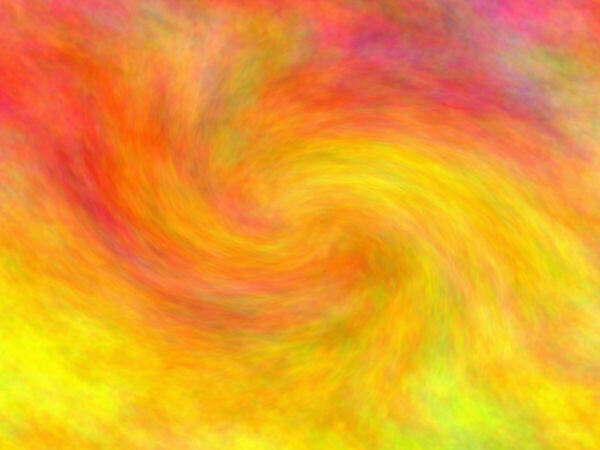
#> input picture example/pieces/2019-001-thumb.jpg, 600 x 450 px
$ python -i ingest.py   (imports and definitions only)
#> lines starting #> are read from the running program, lines starting #| are printed output that depends on the picture; after the words box and inside, x2 and y2 are one past the last pixel; in counts of white or black regions, pixels touching at a corner belong together
#!/usr/bin/env python3
"""Ingest a folder of originals (photos, scans or videos) into a trazos content folder.

    ingest.py SOURCE_DIR CONTENT_DIR --state STATE.json [--birthdate YYYY-MM-DD] [--no-crop] [--reprocess]
    ingest.py SOURCE_DIR --preview OUT_DIR [--no-crop]      (process only, write nothing else)

The source folder is the archive and is never modified. Each run makes the site match it:
  * a new image becomes a piece; a deleted one is removed; a renamed one is updated in place
    (pieces are keyed by the content hash of the original, so URLs survive a rename);
  * only files directly in SOURCE_DIR count: anything in a subfolder is ignored, so a
    subfolder such as "no publicar/" holds what must stay private.

File name convention (everything optional):
    "<date> <anything> - <title>.<ext>"   e.g. "2025-06 Dibujo - el gato.heic"
  <date> is YYYY-MM-DD, YYYY-MM or YYYY. Without it, the photo's own date (EXIF) is used.
  A sibling "<same name>.txt" holds the story; its first lines may set fields:
    técnica: ceras / etiquetas: gato, casa / favorito: sí / año: 2025 / mes: junio

Month: a piece only gets one when the date says so honestly. "YYYY-MM" in the name and a
`mes:` line always count. A full date (a camera's) counts unless SESSION_MIN or more pieces
share that same day: that is a photo session of older work, so the day says when it was
photographed, not when it was made. Those pieces, and any dated only by `año:` or by the
file's mtime, stay "without month", and their age is computed from the year alone.

Images are decoded (HEIC too), turned upright, cropped to the sheet of paper when one is
found (OpenCV; --no-crop keeps the whole photo), resized to 1600/600 px and written as JPEG
WITHOUT any metadata. Images are made once; --reprocess makes them all again (after changing
--no-crop, say), and the pieces it rewrote count as updated; an image framed in the admin
(it has <id>-master.jpg) is never remade: the edit wins.
Videos (.mp4 .mov .m4v .webm .mkv .avi .3gp) are transcoded with ffmpeg to an MP4 that plays
in every browser (H.264, long side at most 1280 px, fast start), WITHOUT sound (a voice in the
background is not the artwork's to publish) and with ALL metadata dropped, GPS included; a frame from the first second becomes the poster and grid thumbnail.
Their date comes from the name, the .txt, or the camera's creation_time. Without ffmpeg on the
PATH, videos are skipped with a warning (and the ones already on the site are kept).
The birthdate (for ages) is read from --birthdate or $TRAZOS_BIRTHDATE and never written
anywhere: only the resulting age is.

Needs: Pillow, pillow-heif, opencv-python-headless, numpy (see tools/requirements.txt);
ffmpeg and ffprobe for videos.
Prints a JSON summary on the last line: {"added": [...], "updated": [...], "removed": [...]}.
"""
import argparse
import datetime as dt
import hashlib
import json
import os
import re
import shutil
import subprocess
import sys
import tempfile
from pathlib import Path

import cv2
import numpy as np
from PIL import Image, ImageOps
# [6 lines not run here, left out]

IMAGE_EXT = {".heic", ".heif", ".jpg", ".jpeg", ".png", ".webp"}
VIDEO_EXT = {".mp4", ".mov", ".m4v", ".webm", ".mkv", ".avi", ".3gp"}
VIDEO_SIDE = 1280      # long side of the web video, px
VIDEO_WARN_MB = 50     # GitHub refuses files over 100 MB; warn well before
NAME_RE = re.compile(r"^(?P<date>\d{4}(?:-\d{2}(?:-\d{2})?)?)?\s*(?P<rest>.*?)$")
FIELD_RE = re.compile(r"^\s*(técnica|tecnica|technique|etiquetas|tags|favorito|favourite|año|year|mes|month)\s*:\s*(.*)$", re.I)
FIELD_MAP = {"técnica": "technique", "tecnica": "technique", "technique": "technique",
             "etiquetas": "tags", "tags": "tags", "favorito": "favourite", "favourite": "favourite",
             "año": "year", "year": "year", "mes": "month", "month": "month"}
SESSION_MIN = 6  # this many pieces on one exact day = a photo session of older work
MONTHS = {name: i + 1 for names in (
    "enero febrero marzo abril mayo junio julio agosto septiembre octubre noviembre diciembre",
    "january february march april may june july august september october november december")
    for i, name in enumerate(names.split())}
MONTHS["setiembre"] = 9


# [7 lines left out: function month_of, not called in this run]


# ---------- image pipeline ----------

def load(path):
#> called with path = '../example/pieces/2019-001-thumb.jpg'
    im = Image.open(path)
#> im is the input picture: PIL image 600x450 RGB; mean R, G, B 236.7, 158.4, 42.6
    im = ImageOps.exif_transpose(im)  # upright, then the EXIF is dropped with the object
    return im.convert("RGB")


def find_paper(im):
    """Return the 4 corners of the sheet of paper, or None if there is no clear sheet.

    Two cues, tried in order: (1) bright, unsaturated paper; (2) for a sheet painted edge to
    edge (blue sea, black night), everything that is not wood-coloured floor. The first is
    tried first because an orange drawing can look like wood. A candidate counts only if it
    covers 20-95 % of the photo: a scan or a digital drawing is ~100 % and is left as is.
    """
    rgb = np.asarray(im)
    scale = 800 / max(rgb.shape[:2])
#> scale = 1.33
    small = cv2.resize(rgb, None, fx=scale, fy=scale, interpolation=cv2.INTER_AREA)
    hsv = cv2.cvtColor(small, cv2.COLOR_RGB2HSV)
#> hsv: shape (600, 800, 3); mean H, S, V 22.7, 208.8, 237
    h, s, v = hsv[..., 0], hsv[..., 1], hsv[..., 2]
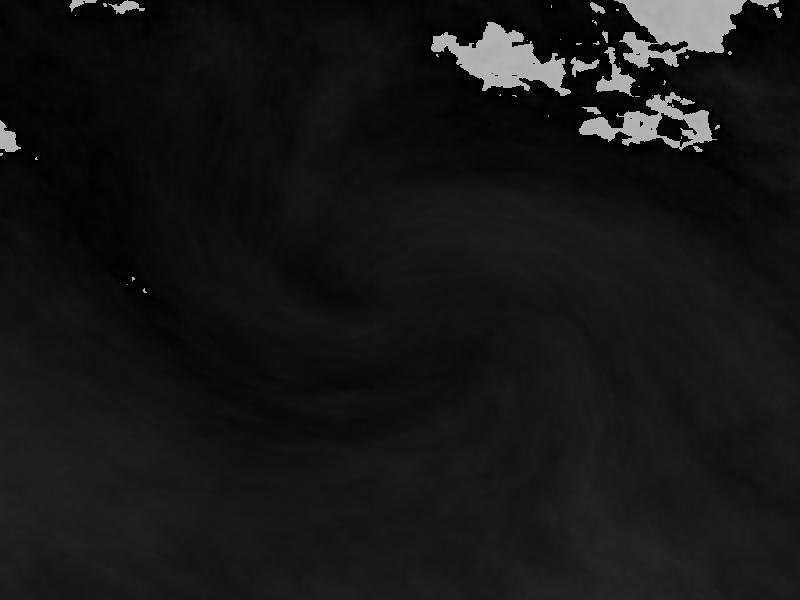
#> h: shape (600, 800); min 0, max 179, mean 22.7
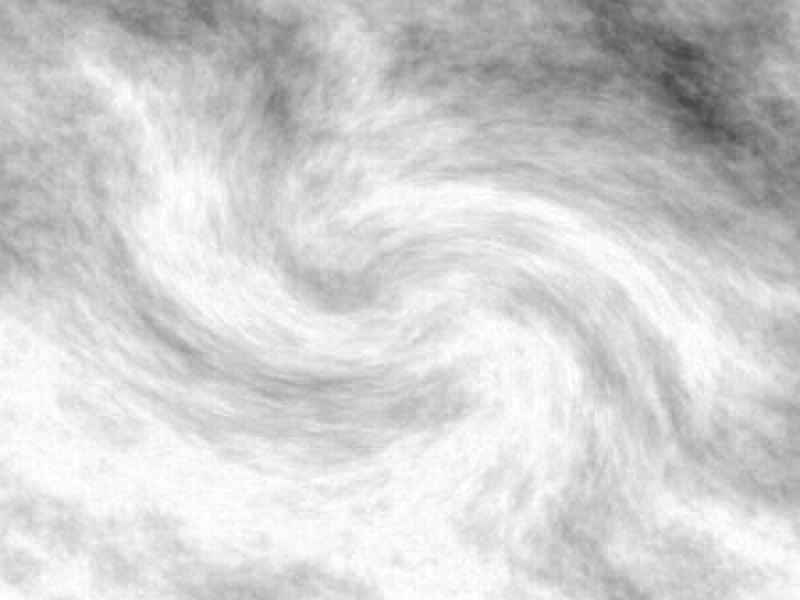
#> s: shape (600, 800); min 71, max 255, mean 208.8
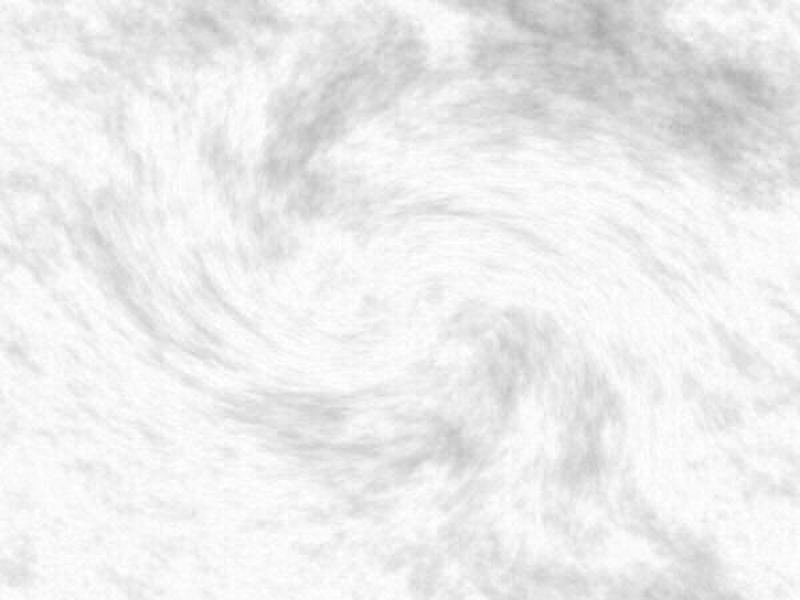
#> v: shape (600, 800); min 171, max 255, mean 237
    paper = (v > 150) & (s < 60)
#> paper: shape (600, 800) bool; every value is 0
    wood = (h >= 5) & (h <= 25) & (s > 50) & (v > 40) & (v < 225)
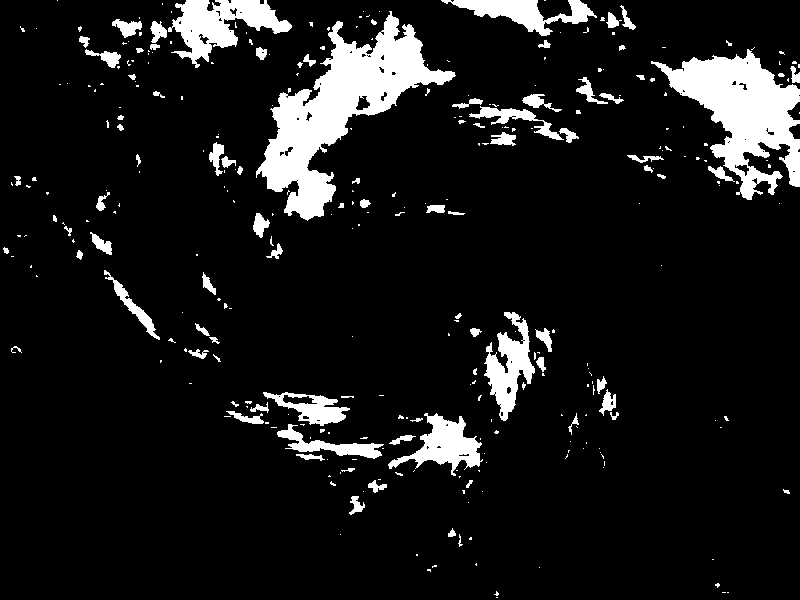
#> wood: shape (600, 800) bool; 9.8% white; 319 white regions (229 under 20 px), largest, box (x1, y1, x2, y2) and area: (256, 11, 456, 221) 13701, (651, 49, 800, 200) 9936, (168, 0, 292, 68) 3825
    for cue in (paper, ~wood):
        quad = _sheet(cue.astype(np.uint8) * 255, small.shape[0] * small.shape[1])
        if quad is not None:
            return quad / scale
#> this loop made 2 passes
#> pass 2, in _sheet (call 2), `mask = cv2.morphologyEx(mask, cv2.MORPH_OPEN, np.ones((9, 9), np.uint8))`:
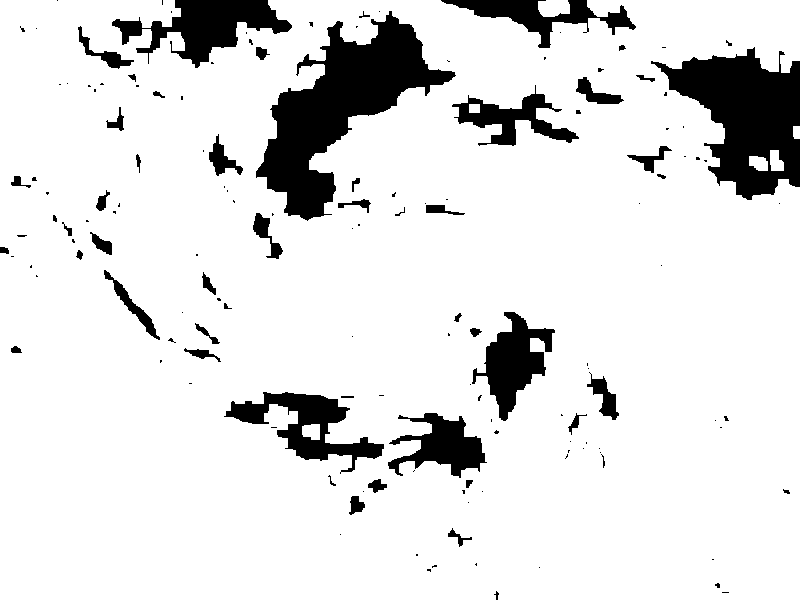
#> mask: shape (600, 800); 88.2% white; 147 black regions (95 under 20 px), largest, box (x1, y1, x2, y2) and area: (256, 11, 456, 221) 15401, (651, 47, 800, 200) 11991, (112, 0, 292, 68) 5291
#> pass 2, in _sheet (call 2), `mask = cv2.morphologyEx(mask, cv2.MORPH_CLOSE, np.ones((25, 25), np.ui..`:
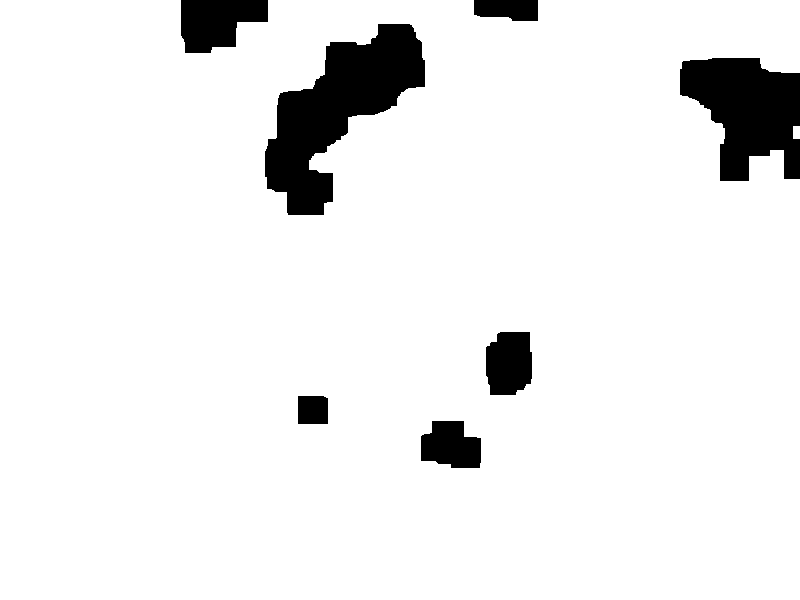
#> mask: shape (600, 800); 92.9% white; 7 black regions, largest, box (x1, y1, x2, y2) and area: (265, 24, 425, 215) 14037, (680, 58, 800, 181) 9951, (181, 0, 268, 53) 3421
    return None


def _sheet(mask, total):
    mask = cv2.morphologyEx(mask, cv2.MORPH_OPEN, np.ones((9, 9), np.uint8))     # floor grain
    mask = cv2.morphologyEx(mask, cv2.MORPH_CLOSE, np.ones((25, 25), np.uint8))  # the drawing itself
    contours, _ = cv2.findContours(mask, cv2.RETR_EXTERNAL, cv2.CHAIN_APPROX_SIMPLE)
    if not contours:
        return None
    c = max(contours, key=cv2.contourArea)
    if not 0.20 <= cv2.contourArea(c) / total <= 0.95:
        return None
    hull = cv2.convexHull(c)
    for eps in (0.02, 0.03, 0.045, 0.06, 0.08):  # crumpled or torn sheet: loosen until 4 corners
        approx = cv2.approxPolyDP(hull, eps * cv2.arcLength(hull, True), True)
        if len(approx) == 4:
            return np.array(approx, dtype=np.float32).reshape(4, 2)
    return np.array(cv2.boxPoints(cv2.minAreaRect(hull)), dtype=np.float32)


# [11 lines left out: function warp, not called in this run]


def process(path, crop=True):
    im = load(path)
    cropped = False
    if crop:
        quad = find_paper(im)
        if quad is not None:
            im, cropped = warp(im, quad), True
    return im, cropped


def is_video(path):
    return path.suffix.lower() in VIDEO_EXT


# [135 lines left out: functions transcode, poster, video_date, save_web, photo_date, parse_name and 4 more, not called in this run]


def sources(src):
    return sorted(p for p in src.iterdir() if p.is_file() and p.suffix.lower() in IMAGE_EXT | VIDEO_EXT)


# [115 lines left out: function main, not called in this run]


# [2 lines not run here, left out]

>>> result = process('../example/pieces/2019-001-thumb.jpg')
